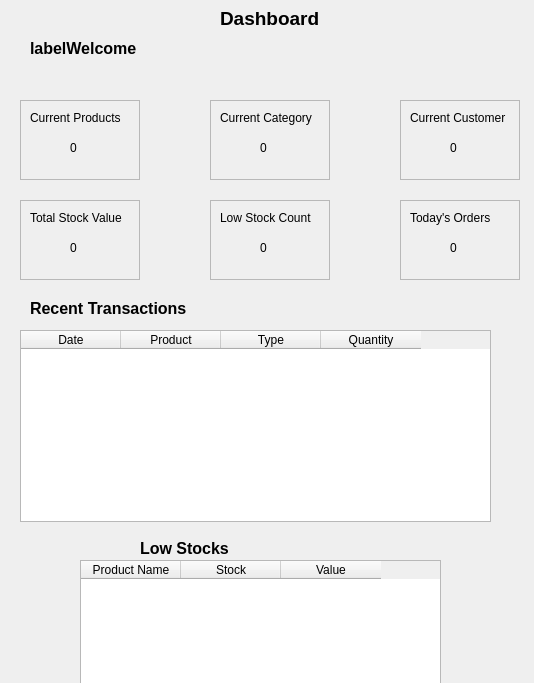
<?xml version="1.0" encoding="UTF-8"?>
<ui version="4.0">
 <class>DashboardPageClass</class>
 <widget class="QWidget" name="DashboardPageClass">
  <property name="geometry">
   <rect>
    <x>0</x>
    <y>0</y>
    <width>534</width>
    <height>683</height>
   </rect>
  </property>
  <property name="windowTitle">
   <string>DashboardPage</string>
  </property>
  <widget class="QTableWidget" name="tableRecentTransactions">
   <property name="geometry">
    <rect>
     <x>20</x>
     <y>330</y>
     <width>471</width>
     <height>192</height>
    </rect>
   </property>
   <column>
    <property name="text">
     <string>Date</string>
    </property>
   </column>
   <column>
    <property name="text">
     <string>Product</string>
    </property>
   </column>
   <column>
    <property name="text">
     <string>Type</string>
    </property>
   </column>
   <column>
    <property name="text">
     <string>Quantity</string>
    </property>
   </column>
  </widget>
  <widget class="QFrame" name="frameCategory">
   <property name="geometry">
    <rect>
     <x>210</x>
     <y>100</y>
     <width>120</width>
     <height>80</height>
    </rect>
   </property>
   <property name="frameShape">
    <enum>QFrame::Shape::StyledPanel</enum>
   </property>
   <property name="frameShadow">
    <enum>QFrame::Shadow::Raised</enum>
   </property>
   <widget class="QLabel" name="labelCategoryCount">
    <property name="geometry">
     <rect>
      <x>50</x>
      <y>40</y>
      <width>49</width>
      <height>16</height>
     </rect>
    </property>
    <property name="text">
     <string>0</string>
    </property>
   </widget>
   <widget class="QLabel" name="labelCurrentCategoryTitle">
    <property name="geometry">
     <rect>
      <x>10</x>
      <y>10</y>
      <width>101</width>
      <height>16</height>
     </rect>
    </property>
    <property name="text">
     <string>Current Category</string>
    </property>
   </widget>
  </widget>
  <widget class="QLabel" name="label_2">
   <property name="geometry">
    <rect>
     <x>30</x>
     <y>300</y>
     <width>161</width>
     <height>16</height>
    </rect>
   </property>
   <property name="font">
    <font>
     <pointsize>12</pointsize>
     <bold>true</bold>
    </font>
   </property>
   <property name="text">
    <string>Recent Transactions</string>
   </property>
  </widget>
  <widget class="QFrame" name="frameTodayOrders">
   <property name="geometry">
    <rect>
     <x>400</x>
     <y>200</y>
     <width>120</width>
     <height>80</height>
    </rect>
   </property>
   <property name="frameShape">
    <enum>QFrame::Shape::StyledPanel</enum>
   </property>
   <property name="frameShadow">
    <enum>QFrame::Shadow::Raised</enum>
   </property>
   <widget class="QLabel" name="labelTodayOrdersCount">
    <property name="geometry">
     <rect>
      <x>50</x>
      <y>40</y>
      <width>49</width>
      <height>16</height>
     </rect>
    </property>
    <property name="text">
     <string>0</string>
    </property>
   </widget>
   <widget class="QLabel" name="labelTodayOrdersTitle">
    <property name="geometry">
     <rect>
      <x>10</x>
      <y>10</y>
      <width>91</width>
      <height>16</height>
     </rect>
    </property>
    <property name="text">
     <string>Today's Orders</string>
    </property>
   </widget>
  </widget>
  <widget class="QFrame" name="frameProduct">
   <property name="geometry">
    <rect>
     <x>20</x>
     <y>100</y>
     <width>120</width>
     <height>80</height>
    </rect>
   </property>
   <property name="frameShape">
    <enum>QFrame::Shape::StyledPanel</enum>
   </property>
   <property name="frameShadow">
    <enum>QFrame::Shadow::Raised</enum>
   </property>
   <widget class="QLabel" name="labelCurrentProductsTitle">
    <property name="geometry">
     <rect>
      <x>10</x>
      <y>10</y>
      <width>101</width>
      <height>16</height>
     </rect>
    </property>
    <property name="text">
     <string>Current Products</string>
    </property>
   </widget>
   <widget class="QLabel" name="labelProductCount">
    <property name="geometry">
     <rect>
      <x>50</x>
      <y>40</y>
      <width>49</width>
      <height>16</height>
     </rect>
    </property>
    <property name="text">
     <string>0</string>
    </property>
   </widget>
  </widget>
  <widget class="QFrame" name="frameLowStock">
   <property name="geometry">
    <rect>
     <x>210</x>
     <y>200</y>
     <width>120</width>
     <height>80</height>
    </rect>
   </property>
   <property name="frameShape">
    <enum>QFrame::Shape::StyledPanel</enum>
   </property>
   <property name="frameShadow">
    <enum>QFrame::Shadow::Raised</enum>
   </property>
   <widget class="QLabel" name="labelLowStockCount">
    <property name="geometry">
     <rect>
      <x>50</x>
      <y>40</y>
      <width>49</width>
      <height>16</height>
     </rect>
    </property>
    <property name="text">
     <string>0</string>
    </property>
   </widget>
   <widget class="QLabel" name="labelLowStockTitle">
    <property name="geometry">
     <rect>
      <x>10</x>
      <y>10</y>
      <width>101</width>
      <height>16</height>
     </rect>
    </property>
    <property name="text">
     <string>Low Stock Count</string>
    </property>
   </widget>
  </widget>
  <widget class="QTableWidget" name="tableLowStock">
   <property name="geometry">
    <rect>
     <x>80</x>
     <y>560</y>
     <width>361</width>
     <height>192</height>
    </rect>
   </property>
   <column>
    <property name="text">
     <string>Product Name</string>
    </property>
   </column>
   <column>
    <property name="text">
     <string>Stock</string>
    </property>
   </column>
   <column>
    <property name="text">
     <string>Value</string>
    </property>
   </column>
  </widget>
  <widget class="QFrame" name="frameStockValue">
   <property name="geometry">
    <rect>
     <x>20</x>
     <y>200</y>
     <width>120</width>
     <height>80</height>
    </rect>
   </property>
   <property name="frameShape">
    <enum>QFrame::Shape::StyledPanel</enum>
   </property>
   <property name="frameShadow">
    <enum>QFrame::Shadow::Raised</enum>
   </property>
   <widget class="QLabel" name="labelTotalStockValueCount">
    <property name="geometry">
     <rect>
      <x>50</x>
      <y>40</y>
      <width>49</width>
      <height>16</height>
     </rect>
    </property>
    <property name="text">
     <string>0</string>
    </property>
   </widget>
   <widget class="QLabel" name="labelTotalStockValueTitle">
    <property name="geometry">
     <rect>
      <x>10</x>
      <y>10</y>
      <width>101</width>
      <height>16</height>
     </rect>
    </property>
    <property name="text">
     <string>Total Stock Value</string>
    </property>
   </widget>
  </widget>
  <widget class="QLabel" name="label_3">
   <property name="geometry">
    <rect>
     <x>140</x>
     <y>540</y>
     <width>161</width>
     <height>16</height>
    </rect>
   </property>
   <property name="font">
    <font>
     <pointsize>12</pointsize>
     <bold>true</bold>
    </font>
   </property>
   <property name="text">
    <string>Low Stocks</string>
   </property>
  </widget>
  <widget class="QLabel" name="labelWelcome">
   <property name="geometry">
    <rect>
     <x>30</x>
     <y>40</y>
     <width>131</width>
     <height>16</height>
    </rect>
   </property>
   <property name="font">
    <font>
     <pointsize>12</pointsize>
     <bold>true</bold>
    </font>
   </property>
   <property name="text">
    <string>labelWelcome</string>
   </property>
  </widget>
  <widget class="QFrame" name="frameCustomer">
   <property name="geometry">
    <rect>
     <x>400</x>
     <y>100</y>
     <width>120</width>
     <height>80</height>
    </rect>
   </property>
   <property name="frameShape">
    <enum>QFrame::Shape::StyledPanel</enum>
   </property>
   <property name="frameShadow">
    <enum>QFrame::Shadow::Raised</enum>
   </property>
   <widget class="QLabel" name="labelCustomerCount">
    <property name="geometry">
     <rect>
      <x>50</x>
      <y>40</y>
      <width>49</width>
      <height>16</height>
     </rect>
    </property>
    <property name="text">
     <string>0</string>
    </property>
   </widget>
   <widget class="QLabel" name="labelCurrentCustomerTitle">
    <property name="geometry">
     <rect>
      <x>10</x>
      <y>10</y>
      <width>101</width>
      <height>16</height>
     </rect>
    </property>
    <property name="text">
     <string>Current Customer</string>
    </property>
   </widget>
  </widget>
  <widget class="QLabel" name="label">
   <property name="geometry">
    <rect>
     <x>220</x>
     <y>10</y>
     <width>111</width>
     <height>16</height>
    </rect>
   </property>
   <property name="font">
    <font>
     <pointsize>14</pointsize>
     <bold>true</bold>
    </font>
   </property>
   <property name="text">
    <string>Dashboard</string>
   </property>
  </widget>
 </widget>
 <layoutdefault spacing="6" margin="11"/>
 <resources/>
 <connections/>
</ui>
